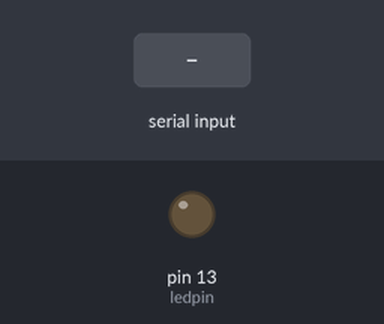
Recording of a sketch running on a simulated Arduino Uno, built with avr-gcc and run on an emulated ATmega328P. On the bench: output pins drawn as LEDs (lit = HIGH). Inputs (shaded band) come from the test bench.

Above: at 1.2 s.
1.3 s: "1" received over Serial
At 2.3 s:
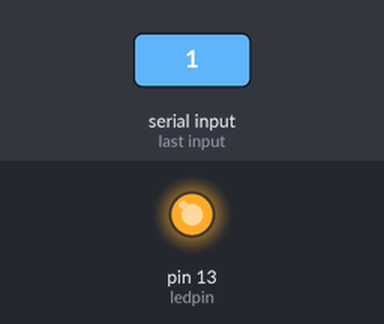
2.8 s: "0" received over Serial
At 3.4 s:
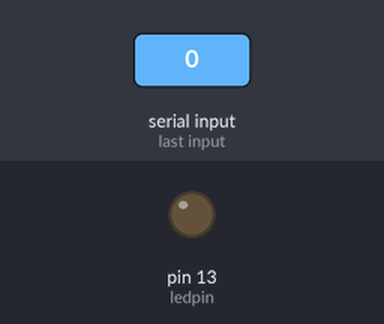
Timing chart, 0 to 5.8 s (numbered marks = the images above; inputs shaded):
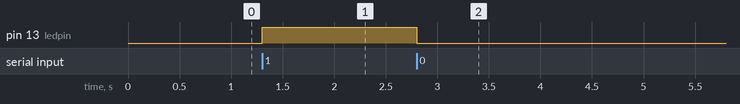

The sketch:

sketch_feb18a.ino
```cpp
int ledpin = 13;

void setup() {
  Serial.begin(9600);
  // put your setup code here, to run once:
  pinMode(ledpin,OUTPUT);

}

void loop()
{
  // put your main code here, to run repeatedly:

 if(Serial.available() > 0)
  {
  int value = Serial.read();
    if (value == '1')
      {
      digitalWrite(ledpin,HIGH);
      }
    if (value == '0')
    {
      digitalWrite(ledpin, LOW);
     }
  }

 }
//  LED blinkt.
//  digitalWrite(ledpin, HIGH);
//  Serial.println("Hello I'm HIGH");
//  delay(1000);
//  //1sec. on- warten
//
//  digitalWrite(ledpin, LOW);
//  Serial.println("Now I'm low");
//  delay(1000);
//  //1sec. off- warten
```

Measured:
- after the input at 1.3 s, pin 13 (ledpin): LOW → HIGH at once
- after the input at 2.8 s, pin 13 (ledpin): HIGH → LOW at once
